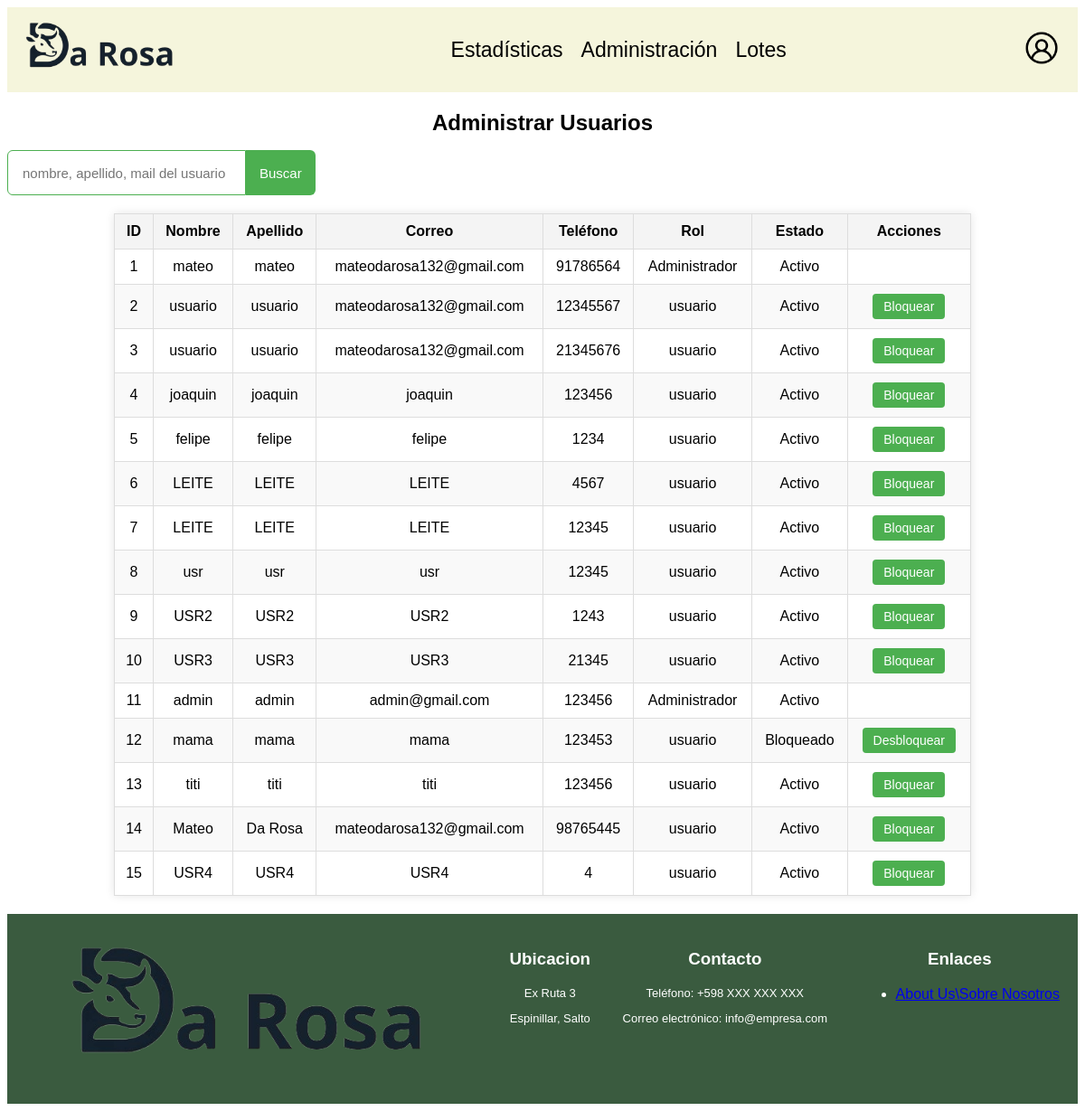
Screenshot of /paginas/administrar_usuarios.php (signed in) with the database file from the repository.
### tables this page shows
CREATE TABLE `usuarios` (
  `id_usuario` int(11) NOT NULL,
  `rol` varchar(20) NOT NULL DEFAULT 'usuario',
  `usuario` varchar(30) DEFAULT NULL,
  `nombre` varchar(30) DEFAULT NULL,
  `apellido` varchar(30) DEFAULT NULL,
  `mail` varchar(50) DEFAULT NULL,
  `telefono` int(11) DEFAULT NULL,
  `contrasena` varchar(100) DEFAULT NULL,
  `bloqueado` tinyint(4) NOT NULL DEFAULT 0
);

### paginas/administrar_usuarios.php (the view, shortened to what this page needs)
<?php
include "../includes/conexion.php";
if($_SERVER['REQUEST_METHOD'] == 'POST' && !empty($_POST["buscar"])){
    $busqueda = $_POST['buscar'];
    $buscar = "SELECT * FROM usuarios WHERE nombre LIKE '%$busqueda%' OR apellido LIKE '%$busqueda%' OR mail LIKE '%$busqueda%'";
    $resultado = mysqli_query($conexion, $buscar);
}else{
    $consulta = "SELECT * FROM usuarios";
    $resultado = mysqli_query($conexion, $consulta);
}
?>
<!DOCTYPE html>
<html lang="es">
<head>
    <link rel="stylesheet" href="../css/administrar_usuarios.css">
</head>
<body>
    <?php include '../includes/headeradmin.php'; ?>
    <h1>Administrar Usuarios</h1>
    <form class="input-group" action="" method="post">
    <input type="text" class="input" name="buscar" placeholder="nombre, apellido, mail del usuario" autocomplete="off">
    <input class="button--submit" value="Buscar" type="submit">
    </form>
    <table>
        <thead>
            <tr>
                <th>ID</th>
                <th>Nombre</th>
                <th>Apellido</th>
                <th>Correo</th>
                <th>Teléfono</th>
                <th>Rol</th>
                <th>Estado</th>
                <th>Acciones</th>
            </tr>
        </thead>
        <tbody>
            <?php while ($usuario = mysqli_fetch_assoc($resultado)) { ?>
                <tr>
                    <td><?php echo $usuario['id_usuario']; ?></td>
                    <td><?php echo $usuario['nombre']; ?></td>
                    <td><?php echo $usuario['apellido']; ?></td>
                    <td><?php echo $usuario['mail']; ?></td>
                    <td><?php echo $usuario['telefono']; ?></td>
                    <td><?php echo $usuario['rol']; ?></td>
                    <td class="estado"><?php echo $usuario['bloqueado'] ? "Bloqueado" : "Activo"; ?></td>
                    <td>
                        <?php if($usuario['rol']=='Administrador'){
                            echo '';
                            }else{ ?>
                        <button class="toggle-status" data-id="<?php echo $usuario['id_usuario']; ?>">
                            <?php echo $usuario['bloqueado'] ? "Desbloquear" : "Bloquear"; ?>
                        </button>
                        <?php } ?>
                    </td>
                </tr>
            <?php } ?>
        </tbody>
    </table>
    <?php include '../includes/footer.php'; ?>
</body>
</html>

### css/administrar_usuarios.css (style rules this page uses)
body { font-family: Arial, sans-serif; }
h1 { text-align: center; font-size: 24px; margin-top: 20px; }
table { width: 80%; margin: 20px auto; border-collapse: collapse; box-shadow: 0 0 10px rgba(0, 0, 0, 0.1); }
th, td { padding: 10px; border: 1px solid #ddd; text-align: center; }
th { background-color: #f4f4f4; }
tr:nth-child(even) { background-color: #f9f9f9; }
button { padding: 6px 12px; background-color: #4CAF50; color: white; border: none; border-radius: 4px; cursor: pointer; font-size: 14px; }
.input-group { display: flex; align-items: center; }
.input { min-height: 48px; min-width: 230px; max-width: 400px; padding: 0 1rem; color: #000000; font-size: 15px; border: 1.5px solid #4CAF50; border-radius: 6px 0 0 6px; background-color: transparent; }
.button--submit { min-height: 50px; padding: .5em 1em; border: none; border-radius: 0 6px 6px 0; background-color: #4CAF50; color: #fff; font-size: 15px; cursor: pointer; transition: background-color .3s ease-in-out; }

### rows the page displays
usuarios: id_usuario "1", nombre "mateo", apellido "mateo", mail "mateodarosa132@gmail.com", telefono "91786564", rol "Administrador", bloqueado "Activo"
usuarios: id_usuario "2", nombre "usuario", apellido "usuario", mail "mateodarosa132@gmail.com", telefono "12345567", rol "usuario", bloqueado "Activo"
usuarios: id_usuario "3", nombre "usuario", apellido "usuario", mail "mateodarosa132@gmail.com", telefono "21345676", rol "usuario", bloqueado "Activo"
usuarios: id_usuario "4", nombre "joaquin", apellido "joaquin", mail "joaquin", telefono "123456", rol "usuario", bloqueado "Activo"
usuarios: id_usuario "5", nombre "felipe", apellido "felipe", mail "felipe", telefono "1234", rol "usuario", bloqueado "Activo"
usuarios: id_usuario "6", nombre "LEITE", apellido "LEITE", mail "LEITE", telefono "4567", rol "usuario", bloqueado "Activo"
usuarios: id_usuario "7", nombre "LEITE", apellido "LEITE", mail "LEITE", telefono "12345", rol "usuario", bloqueado "Activo"
usuarios: id_usuario "8", nombre "usr", apellido "usr", mail "usr", telefono "12345", rol "usuario", bloqueado "Activo"
usuarios: id_usuario "9", nombre "USR2", apellido "USR2", mail "USR2", telefono "1243", rol "usuario", bloqueado "Activo"
usuarios: id_usuario "10", nombre "USR3", apellido "USR3", mail "USR3", telefono "21345", rol "usuario", bloqueado "Activo"
usuarios: id_usuario "11", nombre "admin", apellido "admin", mail "admin@gmail.com", telefono "123456", rol "Administrador", bloqueado "Activo"
usuarios: id_usuario "12", nombre "mama", apellido "mama", mail "mama", telefono "123453", rol "usuario", bloqueado "Bloqueado"
usuarios: id_usuario "13", nombre "titi", apellido "titi", mail "titi", telefono "123456", rol "usuario", bloqueado "Activo"
usuarios: id_usuario "14", nombre "Mateo", apellido "Da Rosa", mail "mateodarosa132@gmail.com", telefono "98765445", rol "usuario", bloqueado "Activo"
usuarios: id_usuario "15", nombre "USR4", apellido "USR4", mail "USR4", telefono "4", rol "usuario", bloqueado "Activo"
